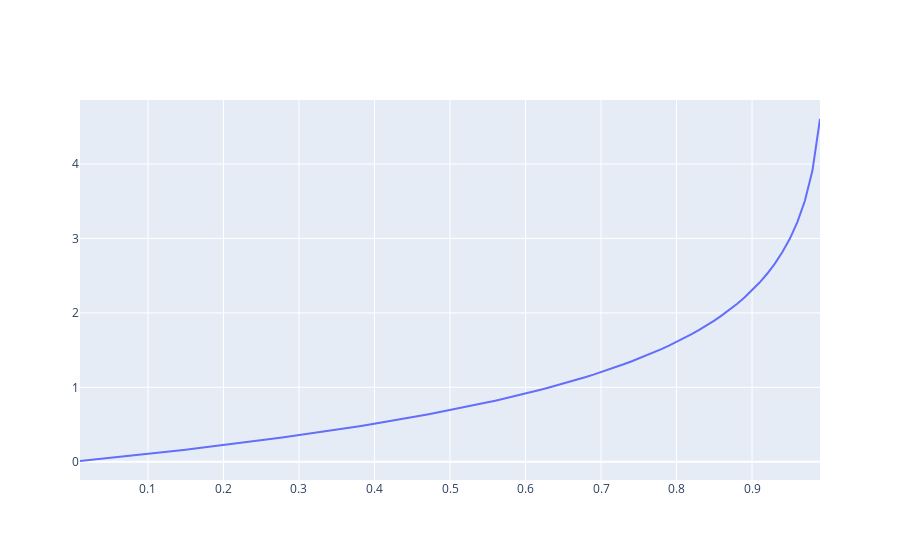

The cell this chart's notebook holds for it:
### Markdown cell above
When $y = 0$, our loss function is $- log(1 - p_i)$.  This function looks like the following, for different values of $p$.

### Code cell
import numpy as np
input_vals = [val/100 for val in range(1, 100)]
log_vals = [-np.log(1 - val) for val in input_vals]

import plotly.graph_objects as go
scatter = go.Scatter(x = input_vals, y = log_vals)
fig = go.Figure(scatter)
fig
